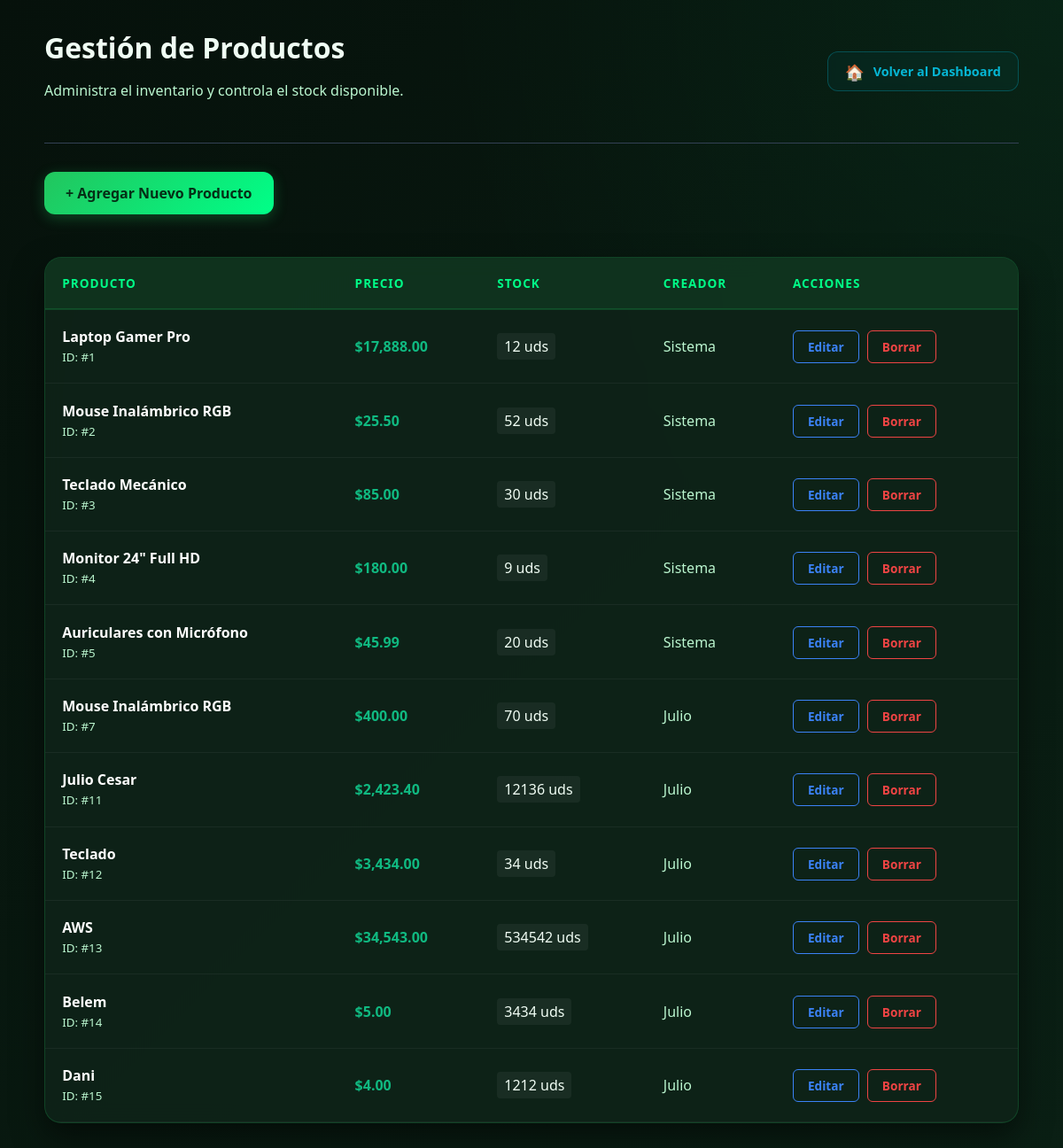
The app's page /productos/gestion.php?error=id_no_valido (signed in) with its own data.
### tables this page shows
CREATE TABLE `productos` (
  `id_producto` int(11) NOT NULL,
  `nombre` varchar(100) NOT NULL,
  `descripcion` text DEFAULT NULL,
  `precio` decimal(10,2) DEFAULT NULL,
  `stock` int(11) DEFAULT 0,
  `id_usuario_creador` int(11) DEFAULT NULL,
  `creado_por` int(11) DEFAULT NULL,
  `fecha_creacion` timestamp NOT NULL DEFAULT current_timestamp()
);

CREATE TABLE `usuarios` (
  `id_usuario` int(11) NOT NULL,
  `nombre` varchar(100) NOT NULL,
  `email` varchar(100) DEFAULT NULL,
  `username` varchar(50) DEFAULT NULL,
  `password` varchar(255) DEFAULT NULL,
  `id_rol` int(11) DEFAULT NULL,
  `estado` enum('activo','bloqueado') DEFAULT 'activo',
  `intentos_fallidos` int(11) DEFAULT 0,
  `fecha_creacion` timestamp NOT NULL DEFAULT current_timestamp(),
  `google_id` varchar(255) DEFAULT NULL
);

### productos/gestion.php (the view, shortened to what this page needs)
<?php
require_once '../config/db.php';
$rol_sesion = $_SESSION['rol'];
$sql = "SELECT p.*, u.username as creador
        FROM productos p
        LEFT JOIN usuarios u ON p.id_usuario_creador = u.id_usuario";
$resultado = $conn->query($sql);
?>
<!DOCTYPE html>
<html lang="es">
<head>
    <link rel="stylesheet" href="../assets/css/gestion.css">
</head>
<body class="app--dark">
    <div class="container">
        <header style="display: flex; justify-content: space-between; align-items: center;">
            <div>
                <h1 style="margin: 0;">Gestión de Productos</h1>
                <p style="color: var(--text-muted);">Administra el inventario y controla el stock disponible.</p>
            </div>
            <a href="../dashboard.php" class="btn-back">
            <span>🏠</span> Volver al Dashboard
            </a>
        </header>
        <hr style="border: 0; border-top: 1px solid #334155; margin: 2rem 0;">
        <?php if ($rol_sesion === 'Administrador'): ?>
            <a href="nuevo.php" class="btn-new">+ Agregar Nuevo Producto</a>
        <?php endif; ?>
        <div class="table-container">
            <table>
                <thead>
                    <tr>
                        <th>Producto</th>
                        <th>Precio</th>
                        <th>Stock</th>
                        <th>Creador</th>
                        <th>Acciones</th>
                    </tr>
                </thead>
                <tbody>
                    <?php if ($resultado && $resultado->num_rows > 0): ?>
                        <?php while($prod = $resultado->fetch_assoc()): ?>
                        <tr>
                            <td>
                                <div style="font-weight: bold; color: white;"><?php echo htmlspecialchars($prod['nombre']); ?></div>
                                <small style="color: var(--text-muted);">ID: #<?php echo $prod['id_producto']; ?></small>
                            </td>
                            <td style="color: #10b981; font-weight: bold;">$<?php echo number_format($prod['precio'], 2); ?></td>
                            <td>
                                <span style="background: rgba(255,255,255,0.05); padding: 4px 8px; border-radius: 4px;">
                                    <?php echo $prod['stock']; ?> uds
                                </span>
                            </td>
                            <td style="color: var(--text-muted);">
                                <?php echo !empty($prod['creador']) ? htmlspecialchars($prod['creador']) : 'Sistema'; ?>
                            </td>
                            <td>
                                <?php if ($rol_sesion === 'Administrador' || $rol_sesion === 'Usuario'): ?>
                                    <a href="editar.php?id=<?php echo $prod['id_producto']; ?>" class="btn-action btn-edit">Editar</a>
                                    <a href="gestion.php?eliminar=<?php echo $prod['id_producto']; ?>"
                                       class="btn-action btn-delete"
                                       onclick="return confirm('¿Estás seguro de eliminar este producto permanentemente?')">Borrar</a>
                                <?php endif; ?>
                            </td>
                        </tr>
                        <?php endwhile; ?>
                    <?php endif; ?>
                </tbody>
            </table>
        </div>
    </div>
</body>
</html>

### assets/css/gestion.css (style rules this page uses)
:root { --bg-color: #06110b; --bg-gradient-1: #0a1f14; --card-bg: rgba(15, 35, 24, 0.92); --card-border: rgba(34, 197, 94, 0.20); --text-color: #f0fdf4; --text-muted: #bbf7d0; --accent-green: #22c55e; --accent-neon: #00ff88; --accent-cyan: #06b6d4; --danger: #ef4444; --edit-blue: #3b82f6; }
body { background: radial-gradient(circle at top right, rgba(0, 255, 136, 0.05), transparent 40%), linear-gradient(135deg, var(--bg-color), var(--bg-gradient-1)); color: var(--text-color); font-family: 'Segoe UI', Roboto, sans-serif; margin: 0; padding: 2rem; min-height: 100vh; }
.container { max-width: 1100px; margin: 0 auto; animation: fadeIn 0.8s ease; }
.table-container { background: var(--card-bg); backdrop-filter: blur(12px); border-radius: 1.2rem; border: 1px solid var(--card-border); box-shadow: 0 15px 35px rgba(0, 0, 0, 0.5); overflow: hidden; margin-top: 1.5rem; }
table { width: 100%; border-collapse: collapse; text-align: left; }
thead { background: rgba(34, 197, 94, 0.1); border-bottom: 2px solid var(--card-border); }
th { padding: 1.2rem; color: var(--accent-neon); font-size: 0.85rem; text-transform: uppercase; letter-spacing: 1px; }
td { padding: 1.2rem; border-bottom: 1px solid rgba(255, 255, 255, 0.05); vertical-align: middle; }
.btn-new { display: inline-block; background: linear-gradient(135deg, var(--accent-green), var(--accent-neon)); color: #052e16; padding: 0.8rem 1.5rem; border-radius: 0.75rem; text-decoration: none; font-weight: 800; margin-bottom: 1.5rem; transition: all 0.3s ease; box-shadow: 0 4px 15px rgba(34, 197, 94, 0.3); }
.btn-action { padding: 0.5rem 1rem; border-radius: 6px; text-decoration: none; font-size: 0.85rem; font-weight: 600; margin-right: 5px; transition: all 0.2s ease; }
.btn-edit { border: 1px solid var(--edit-blue); color: var(--edit-blue); }
.btn-delete { border: 1px solid var(--danger); color: var(--danger); }
.btn-back { display: inline-flex; align-items: center; gap: 10px; padding: 0.6rem 1.2rem; background: rgba(6, 182, 212, 0.05); color: var(--accent-cyan) !important; border: 1px solid rgba(6, 182, 212, 0.3); border-radius: 0.75rem; text-decoration: none; font-weight: 600; font-size: 0.9rem; transition: all 0.3s cubic-bezier(0.4, 0, 0.2, 1); backdrop-filter: blur(4px); }
.btn-back i, .btn-back span { font-size: 1.1rem; }

### records on screen
productos: nombre "Laptop Gamer Pro", id_producto "1", precio "17,888.00", stock "12", shows "Sistema"
productos: nombre "Mouse Inalámbrico RGB", id_producto "2", precio "25.50", stock "52", shows "Sistema"
productos: nombre "Teclado Mecánico", id_producto "3", precio "85.00", stock "30", shows "Sistema"
productos: nombre "Monitor 24\" Full HD", id_producto "4", precio "180.00", stock "9", shows "Sistema"
productos: nombre "Auriculares con Micrófono", id_producto "5", precio "45.99", stock "20", shows "Sistema"
productos: nombre "Mouse Inalámbrico RGB", id_producto "7", precio "400.00", stock "70", id_usuario_creador.username "Julio"
productos: nombre "Julio Cesar", id_producto "11", precio "2,423.40", stock "12136", id_usuario_creador.username "Julio"
productos: nombre "Teclado", id_producto "12", precio "3,434.00", stock "34", id_usuario_creador.username "Julio"
productos: nombre "AWS", id_producto "13", precio "34,543.00", stock "534542", id_usuario_creador.username "Julio"
productos: nombre "Belem", id_producto "14", precio "5.00", stock "3434", id_usuario_creador.username "Julio"
productos: nombre "Dani", id_producto "15", precio "4.00", stock "1212", id_usuario_creador.username "Julio"
